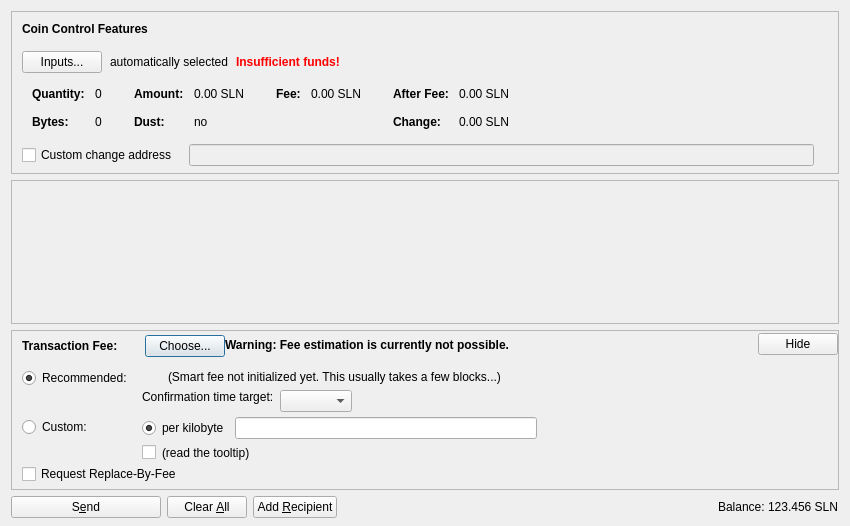
<?xml version="1.0" encoding="UTF-8"?>
<ui version="4.0">
 <class>SendCoinsDialog</class>
 <widget class="QDialog" name="SendCoinsDialog">
  <property name="geometry">
   <rect>
    <x>0</x>
    <y>0</y>
    <width>850</width>
    <height>526</height>
   </rect>
  </property>
  <property name="windowTitle">
   <string>Send Coins</string>
  </property>
  <layout class="QVBoxLayout" name="verticalLayout" stretch="0,1,0,0">
   <property name="bottomMargin">
    <number>8</number>
   </property>
   <item>
    <widget class="QFrame" name="frameCoinControl">
     <property name="sizePolicy">
      <sizepolicy hsizetype="Expanding" vsizetype="Expanding">
       <horstretch>0</horstretch>
       <verstretch>0</verstretch>
      </sizepolicy>
     </property>
     <property name="maximumSize">
      <size>
       <width>16777215</width>
       <height>16777215</height>
      </size>
     </property>
     <property name="frameShape">
      <enum>QFrame::StyledPanel</enum>
     </property>
     <property name="frameShadow">
      <enum>QFrame::Sunken</enum>
     </property>
     <layout class="QVBoxLayout" name="verticalLayoutCoinControl2">
      <property name="spacing">
       <number>0</number>
      </property>
      <property name="leftMargin">
       <number>0</number>
      </property>
      <property name="topMargin">
       <number>0</number>
      </property>
      <property name="rightMargin">
       <number>0</number>
      </property>
      <property name="bottomMargin">
       <number>6</number>
      </property>
      <item>
       <layout class="QVBoxLayout" name="verticalLayoutCoinControl" stretch="0,0,0,0,1">
        <property name="spacing">
         <number>0</number>
        </property>
        <property name="leftMargin">
         <number>10</number>
        </property>
        <property name="topMargin">
         <number>10</number>
        </property>
        <item>
         <layout class="QHBoxLayout" name="horizontalLayoutCoinControl1">
          <property name="bottomMargin">
           <number>15</number>
          </property>
          <item>
           <widget class="QLabel" name="labelCoinControlFeatures">
            <property name="sizePolicy">
             <sizepolicy hsizetype="Preferred" vsizetype="Maximum">
              <horstretch>0</horstretch>
              <verstretch>0</verstretch>
             </sizepolicy>
            </property>
            <property name="font">
             <font>
              <weight>75</weight>
              <bold>true</bold>
             </font>
            </property>
            <property name="styleSheet">
             <string notr="true">font-weight:bold;</string>
            </property>
            <property name="text">
             <string>Coin Control Features</string>
            </property>
           </widget>
          </item>
         </layout>
        </item>
        <item>
         <layout class="QHBoxLayout" name="horizontalLayoutCoinControl2" stretch="0,0,0,0">
          <property name="spacing">
           <number>8</number>
          </property>
          <property name="bottomMargin">
           <number>10</number>
          </property>
          <item>
           <widget class="QPushButton" name="pushButtonCoinControl">
            <property name="styleSheet">
             <string notr="true"/>
            </property>
            <property name="text">
             <string>Inputs...</string>
            </property>
            <property name="autoDefault">
             <bool>false</bool>
            </property>
           </widget>
          </item>
          <item>
           <widget class="QLabel" name="labelCoinControlAutomaticallySelected">
            <property name="text">
             <string>automatically selected</string>
            </property>
            <property name="margin">
             <number>5</number>
            </property>
           </widget>
          </item>
          <item>
           <widget class="QLabel" name="labelCoinControlInsuffFunds">
            <property name="font">
             <font>
              <weight>75</weight>
              <bold>true</bold>
             </font>
            </property>
            <property name="styleSheet">
             <string notr="true">color:red;font-weight:bold;</string>
            </property>
            <property name="text">
             <string>Insufficient funds!</string>
            </property>
            <property name="margin">
             <number>5</number>
            </property>
           </widget>
          </item>
          <item>
           <spacer name="horizontalSpacerCoinControl">
            <property name="orientation">
             <enum>Qt::Horizontal</enum>
            </property>
            <property name="sizeHint" stdset="0">
             <size>
              <width>40</width>
              <height>1</height>
             </size>
            </property>
           </spacer>
          </item>
         </layout>
        </item>
        <item>
         <widget class="QWidget" name="widgetCoinControl" native="true">
          <property name="sizePolicy">
           <sizepolicy hsizetype="Preferred" vsizetype="Preferred">
            <horstretch>0</horstretch>
            <verstretch>0</verstretch>
           </sizepolicy>
          </property>
          <property name="minimumSize">
           <size>
            <width>0</width>
            <height>0</height>
           </size>
          </property>
          <property name="styleSheet">
           <string notr="true"/>
          </property>
          <layout class="QHBoxLayout" name="horizontalLayoutCoinControl5">
           <property name="leftMargin">
            <number>0</number>
           </property>
           <property name="topMargin">
            <number>0</number>
           </property>
           <property name="rightMargin">
            <number>0</number>
           </property>
           <property name="bottomMargin">
            <number>0</number>
           </property>
           <item>
            <layout class="QHBoxLayout" name="horizontalLayoutCoinControl3" stretch="0,0,0,1">
             <property name="spacing">
              <number>20</number>
             </property>
             <property name="topMargin">
              <number>0</number>
             </property>
             <property name="bottomMargin">
              <number>10</number>
             </property>
             <item>
              <layout class="QFormLayout" name="formLayoutCoinControl1">
               <property name="horizontalSpacing">
                <number>10</number>
               </property>
               <property name="verticalSpacing">
                <number>14</number>
               </property>
               <property name="leftMargin">
                <number>10</number>
               </property>
               <property name="topMargin">
                <number>4</number>
               </property>
               <property name="rightMargin">
                <number>6</number>
               </property>
               <item row="0" column="0">
                <widget class="QLabel" name="labelCoinControlQuantityText">
                 <property name="font">
                  <font>
                   <weight>75</weight>
                   <bold>true</bold>
                  </font>
                 </property>
                 <property name="text">
                  <string>Quantity:</string>
                 </property>
                 <property name="margin">
                  <number>0</number>
                 </property>
                </widget>
               </item>
               <item row="0" column="1">
                <widget class="QLabel" name="labelCoinControlQuantity">
                 <property name="cursor">
                  <cursorShape>IBeamCursor</cursorShape>
                 </property>
                 <property name="contextMenuPolicy">
                  <enum>Qt::ActionsContextMenu</enum>
                 </property>
                 <property name="text">
                  <string notr="true">0</string>
                 </property>
                 <property name="margin">
                  <number>0</number>
                 </property>
                 <property name="textInteractionFlags">
                  <set>Qt::LinksAccessibleByMouse|Qt::TextSelectableByKeyboard|Qt::TextSelectableByMouse</set>
                 </property>
                </widget>
               </item>
               <item row="1" column="0">
                <widget class="QLabel" name="labelCoinControlBytesText">
                 <property name="font">
                  <font>
                   <weight>75</weight>
                   <bold>true</bold>
                  </font>
                 </property>
                 <property name="text">
                  <string>Bytes:</string>
                 </property>
                </widget>
               </item>
               <item row="1" column="1">
                <widget class="QLabel" name="labelCoinControlBytes">
                 <property name="cursor">
                  <cursorShape>IBeamCursor</cursorShape>
                 </property>
                 <property name="contextMenuPolicy">
                  <enum>Qt::ActionsContextMenu</enum>
                 </property>
                 <property name="text">
                  <string notr="true">0</string>
                 </property>
                 <property name="textInteractionFlags">
                  <set>Qt::LinksAccessibleByMouse|Qt::TextSelectableByKeyboard|Qt::TextSelectableByMouse</set>
                 </property>
                </widget>
               </item>
              </layout>
             </item>
             <item>
              <layout class="QFormLayout" name="formLayoutCoinControl2">
               <property name="horizontalSpacing">
                <number>10</number>
               </property>
               <property name="verticalSpacing">
                <number>14</number>
               </property>
               <property name="leftMargin">
                <number>6</number>
               </property>
               <property name="topMargin">
                <number>4</number>
               </property>
               <property name="rightMargin">
                <number>6</number>
               </property>
               <item row="0" column="0">
                <widget class="QLabel" name="labelCoinControlAmountText">
                 <property name="font">
                  <font>
                   <weight>75</weight>
                   <bold>true</bold>
                  </font>
                 </property>
                 <property name="text">
                  <string>Amount:</string>
                 </property>
                 <property name="margin">
                  <number>0</number>
                 </property>
                </widget>
               </item>
               <item row="0" column="1">
                <widget class="QLabel" name="labelCoinControlAmount">
                 <property name="cursor">
                  <cursorShape>IBeamCursor</cursorShape>
                 </property>
                 <property name="contextMenuPolicy">
                  <enum>Qt::ActionsContextMenu</enum>
                 </property>
                 <property name="text">
                  <string notr="true">0.00 SLN</string>
                 </property>
                 <property name="textInteractionFlags">
                  <set>Qt::LinksAccessibleByMouse|Qt::TextSelectableByKeyboard|Qt::TextSelectableByMouse</set>
                 </property>
                </widget>
               </item>
               <item row="1" column="0">
                <widget class="QLabel" name="labelCoinControlLowOutputText">
                 <property name="font">
                  <font>
                   <weight>75</weight>
                   <bold>true</bold>
                  </font>
                 </property>
                 <property name="text">
                  <string>Dust:</string>
                 </property>
                </widget>
               </item>
               <item row="1" column="1">
                <widget class="QLabel" name="labelCoinControlLowOutput">
                 <property name="cursor">
                  <cursorShape>IBeamCursor</cursorShape>
                 </property>
                 <property name="contextMenuPolicy">
                  <enum>Qt::ActionsContextMenu</enum>
                 </property>
                 <property name="text">
                  <string notr="true">no</string>
                 </property>
                 <property name="textInteractionFlags">
                  <set>Qt::LinksAccessibleByMouse|Qt::TextSelectableByKeyboard|Qt::TextSelectableByMouse</set>
                 </property>
                </widget>
               </item>
              </layout>
             </item>
             <item>
              <layout class="QFormLayout" name="formLayoutCoinControl3">
               <property name="horizontalSpacing">
                <number>10</number>
               </property>
               <property name="verticalSpacing">
                <number>14</number>
               </property>
               <property name="leftMargin">
                <number>6</number>
               </property>
               <property name="topMargin">
                <number>4</number>
               </property>
               <property name="rightMargin">
                <number>6</number>
               </property>
               <item row="0" column="0">
                <widget class="QLabel" name="labelCoinControlFeeText">
                 <property name="font">
                  <font>
                   <weight>75</weight>
                   <bold>true</bold>
                  </font>
                 </property>
                 <property name="text">
                  <string>Fee:</string>
                 </property>
                 <property name="margin">
                  <number>0</number>
                 </property>
                </widget>
               </item>
               <item row="0" column="1">
                <widget class="QLabel" name="labelCoinControlFee">
                 <property name="cursor">
                  <cursorShape>IBeamCursor</cursorShape>
                 </property>
                 <property name="contextMenuPolicy">
                  <enum>Qt::ActionsContextMenu</enum>
                 </property>
                 <property name="text">
                  <string notr="true">0.00 SLN</string>
                 </property>
                 <property name="textInteractionFlags">
                  <set>Qt::LinksAccessibleByMouse|Qt::TextSelectableByKeyboard|Qt::TextSelectableByMouse</set>
                 </property>
                </widget>
               </item>
              </layout>
             </item>
             <item>
              <layout class="QFormLayout" name="formLayoutCoinControl4">
               <property name="horizontalSpacing">
                <number>10</number>
               </property>
               <property name="verticalSpacing">
                <number>14</number>
               </property>
               <property name="leftMargin">
                <number>6</number>
               </property>
               <property name="topMargin">
                <number>4</number>
               </property>
               <property name="rightMargin">
                <number>6</number>
               </property>
               <item row="0" column="0">
                <widget class="QLabel" name="labelCoinControlAfterFeeText">
                 <property name="font">
                  <font>
                   <weight>75</weight>
                   <bold>true</bold>
                  </font>
                 </property>
                 <property name="text">
                  <string>After Fee:</string>
                 </property>
                 <property name="margin">
                  <number>0</number>
                 </property>
                </widget>
               </item>
               <item row="0" column="1">
                <widget class="QLabel" name="labelCoinControlAfterFee">
                 <property name="cursor">
                  <cursorShape>IBeamCursor</cursorShape>
                 </property>
                 <property name="contextMenuPolicy">
                  <enum>Qt::ActionsContextMenu</enum>
                 </property>
                 <property name="text">
                  <string notr="true">0.00 SLN</string>
                 </property>
                 <property name="textInteractionFlags">
                  <set>Qt::LinksAccessibleByMouse|Qt::TextSelectableByKeyboard|Qt::TextSelectableByMouse</set>
                 </property>
                </widget>
               </item>
               <item row="1" column="0">
                <widget class="QLabel" name="labelCoinControlChangeText">
                 <property name="font">
                  <font>
                   <weight>75</weight>
                   <bold>true</bold>
                  </font>
                 </property>
                 <property name="text">
                  <string>Change:</string>
                 </property>
                </widget>
               </item>
               <item row="1" column="1">
                <widget class="QLabel" name="labelCoinControlChange">
                 <property name="cursor">
                  <cursorShape>IBeamCursor</cursorShape>
                 </property>
                 <property name="contextMenuPolicy">
                  <enum>Qt::ActionsContextMenu</enum>
                 </property>
                 <property name="text">
                  <string notr="true">0.00 SLN</string>
                 </property>
                 <property name="textInteractionFlags">
                  <set>Qt::LinksAccessibleByMouse|Qt::TextSelectableByKeyboard|Qt::TextSelectableByMouse</set>
                 </property>
                </widget>
               </item>
              </layout>
             </item>
            </layout>
           </item>
          </layout>
         </widget>
        </item>
        <item>
         <layout class="QHBoxLayout" name="horizontalLayoutCoinControl4" stretch="0,0,0">
          <property name="spacing">
           <number>12</number>
          </property>
          <property name="sizeConstraint">
           <enum>QLayout::SetDefaultConstraint</enum>
          </property>
          <property name="topMargin">
           <number>5</number>
          </property>
          <property name="rightMargin">
           <number>5</number>
          </property>
          <item>
           <widget class="QCheckBox" name="checkBoxCoinControlChange">
            <property name="toolTip">
             <string>If this is activated, but the change address is empty or invalid, change will be sent to a newly generated address.</string>
            </property>
            <property name="text">
             <string>Custom change address</string>
            </property>
           </widget>
          </item>
          <item>
           <widget class="QValidatedLineEdit" name="lineEditCoinControlChange">
            <property name="enabled">
             <bool>false</bool>
            </property>
            <property name="sizePolicy">
             <sizepolicy hsizetype="Expanding" vsizetype="Fixed">
              <horstretch>0</horstretch>
              <verstretch>0</verstretch>
             </sizepolicy>
            </property>
           </widget>
          </item>
          <item>
           <widget class="QLabel" name="labelCoinControlChangeLabel">
            <property name="sizePolicy">
             <sizepolicy hsizetype="Preferred" vsizetype="Expanding">
              <horstretch>0</horstretch>
              <verstretch>0</verstretch>
             </sizepolicy>
            </property>
            <property name="minimumSize">
             <size>
              <width>0</width>
              <height>0</height>
             </size>
            </property>
            <property name="text">
             <string/>
            </property>
            <property name="margin">
             <number>3</number>
            </property>
           </widget>
          </item>
         </layout>
        </item>
        <item>
         <spacer name="verticalSpacerCoinControl">
          <property name="orientation">
           <enum>Qt::Vertical</enum>
          </property>
          <property name="sizeHint" stdset="0">
           <size>
            <width>800</width>
            <height>1</height>
           </size>
          </property>
         </spacer>
        </item>
       </layout>
      </item>
     </layout>
    </widget>
   </item>
   <item>
    <widget class="QScrollArea" name="scrollArea">
     <property name="widgetResizable">
      <bool>true</bool>
     </property>
     <widget class="QWidget" name="scrollAreaWidgetContents">
      <property name="geometry">
       <rect>
        <x>0</x>
        <y>0</y>
        <width>830</width>
        <height>104</height>
       </rect>
      </property>
      <layout class="QVBoxLayout" name="verticalLayout_2" stretch="0,1">
       <property name="leftMargin">
        <number>0</number>
       </property>
       <property name="topMargin">
        <number>0</number>
       </property>
       <property name="rightMargin">
        <number>0</number>
       </property>
       <property name="bottomMargin">
        <number>0</number>
       </property>
       <item>
        <layout class="QVBoxLayout" name="entries">
         <property name="spacing">
          <number>6</number>
         </property>
        </layout>
       </item>
       <item>
        <spacer name="verticalSpacer">
         <property name="orientation">
          <enum>Qt::Vertical</enum>
         </property>
         <property name="sizeHint" stdset="0">
          <size>
           <width>20</width>
           <height>40</height>
          </size>
         </property>
        </spacer>
       </item>
      </layout>
     </widget>
    </widget>
   </item>
   <item>
    <widget class="QFrame" name="frameFee">
     <property name="sizePolicy">
      <sizepolicy hsizetype="Expanding" vsizetype="Expanding">
       <horstretch>0</horstretch>
       <verstretch>0</verstretch>
      </sizepolicy>
     </property>
     <property name="maximumSize">
      <size>
       <width>16777215</width>
       <height>16777215</height>
      </size>
     </property>
     <property name="frameShape">
      <enum>QFrame::StyledPanel</enum>
     </property>
     <property name="frameShadow">
      <enum>QFrame::Sunken</enum>
     </property>
     <layout class="QVBoxLayout" name="verticalLayoutFee1">
      <property name="spacing">
       <number>0</number>
      </property>
      <property name="leftMargin">
       <number>0</number>
      </property>
      <property name="topMargin">
       <number>0</number>
      </property>
      <property name="rightMargin">
       <number>0</number>
      </property>
      <property name="bottomMargin">
       <number>0</number>
      </property>
      <item>
       <layout class="QVBoxLayout" name="verticalLayoutFee2" stretch="0,0,0">
        <property name="spacing">
         <number>0</number>
        </property>
        <property name="leftMargin">
         <number>10</number>
        </property>
        <property name="topMargin">
         <number>0</number>
        </property>
        <item>
         <layout class="QHBoxLayout" name="horizontalLayoutFee1">
          <property name="bottomMargin">
           <number>0</number>
          </property>
          <item>
           <layout class="QVBoxLayout" name="verticalLayoutFee7">
            <property name="spacing">
             <number>0</number>
            </property>
            <item>
             <spacer name="verticalSpacerSmartFee">
              <property name="orientation">
               <enum>Qt::Vertical</enum>
              </property>
              <property name="sizeType">
               <enum>QSizePolicy::Fixed</enum>
              </property>
              <property name="sizeHint" stdset="0">
               <size>
                <width>1</width>
                <height>4</height>
               </size>
              </property>
             </spacer>
            </item>
            <item>
             <layout class="QHBoxLayout" name="horizontalLayoutSmartFee">
              <property name="spacing">
               <number>10</number>
              </property>
              <item>
               <widget class="QLabel" name="labelFeeHeadline">
                <property name="sizePolicy">
                 <sizepolicy hsizetype="Preferred" vsizetype="Maximum">
                  <horstretch>0</horstretch>
                  <verstretch>0</verstretch>
                 </sizepolicy>
                </property>
                <property name="font">
                 <font>
                  <weight>75</weight>
                  <bold>true</bold>
                 </font>
                </property>
                <property name="styleSheet">
                 <string notr="true">font-weight:bold;</string>
                </property>
                <property name="text">
                 <string>Transaction Fee:</string>
                </property>
               </widget>
              </item>
              <item>
               <widget class="QLabel" name="labelFeeMinimized">
                <property name="text">
                 <string/>
                </property>
               </widget>
              </item>
              <item>
               <widget class="QPushButton" name="buttonChooseFee">
                <property name="text">
                 <string>Choose...</string>
                </property>
               </widget>
              </item>
             </layout>
            </item>
            <item>
             <spacer name="verticalSpacer_5">
              <property name="orientation">
               <enum>Qt::Vertical</enum>
              </property>
              <property name="sizeHint" stdset="0">
               <size>
                <width>1</width>
                <height>1</height>
               </size>
              </property>
             </spacer>
            </item>
           </layout>
          </item>
          <item>
           <widget class="QLabel" name="fallbackFeeWarningLabel">
            <property name="toolTip">
             <string>Using the fallbackfee can result in sending a transaction that will take several hours or days (or never) to confirm. Consider choosing your fee manually or wait until you have validated the complete chain.</string>
            </property>
            <property name="font">
            <font>
                <weight>75</weight>
                <bold>true</bold>
            </font>
            </property>
            <property name="text">
             <string>Warning: Fee estimation is currently not possible.</string>
            </property>
            <property name="wordWrap">
             <bool>false</bool>
            </property>
           </widget>
          </item>
          <item>
           <spacer name="horizontalSpacer_4">
            <property name="orientation">
             <enum>Qt::Horizontal</enum>
            </property>
            <property name="sizeType">
             <enum>QSizePolicy::MinimumExpanding</enum>
            </property>
            <property name="sizeHint" stdset="0">
             <size>
              <width>40</width>
              <height>20</height>
             </size>
            </property>
           </spacer>
          </item>
          <item>
           <widget class="QPushButton" name="buttonMinimizeFee">
            <property name="toolTip">
             <string>collapse fee-settings</string>
            </property>
            <property name="text">
             <string>Hide</string>
            </property>
           </widget>
          </item>
         </layout>
        </item>
        <item>
         <widget class="QFrame" name="frameFeeSelection">
          <layout class="QVBoxLayout" name="verticalLayoutFee12">
           <property name="spacing">
            <number>0</number>
           </property>
           <property name="leftMargin">
            <number>0</number>
           </property>
           <property name="topMargin">
            <number>0</number>
           </property>
           <property name="rightMargin">
            <number>0</number>
           </property>
           <property name="bottomMargin">
            <number>0</number>
           </property>
           <item>
            <layout class="QGridLayout" name="gridLayoutFee">
             <property name="topMargin">
              <number>10</number>
             </property>
             <property name="bottomMargin">
              <number>4</number>
             </property>
             <property name="horizontalSpacing">
              <number>10</number>
             </property>
             <property name="verticalSpacing">
              <number>4</number>
             </property>
             <item row="1" column="1">
              <layout class="QVBoxLayout" name="verticalLayoutFee8">
               <property name="spacing">
                <number>6</number>
               </property>
               <item>
                <layout class="QHBoxLayout" name="horizontalLayoutFee13">
                 <item>
                  <widget class="QRadioButton" name="radioCustomPerKilobyte">
                   <property name="toolTip">
                    <string>If the custom fee is set to 1000 satoshis and the transaction is only 250 bytes, then &quot;per kilobyte&quot; only pays 250 satoshis in fee, while &quot;total at least&quot; pays 1000 satoshis. For transactions bigger than a kilobyte both pay by kilobyte.</string>
                   </property>
                   <property name="text">
                    <string>per kilobyte</string>
                   </property>
                   <property name="checked">
                    <bool>true</bool>
                   </property>
                   <attribute name="buttonGroup">
                    <string notr="true">groupCustomFee</string>
                   </attribute>
                  </widget>
                 </item>
                 <item>
                  <widget class="SlemaniumAmountField" name="customFee"/>
                 </item>
                 <item>
                  <spacer name="horizontalSpacer_6">
                   <property name="orientation">
                    <enum>Qt::Horizontal</enum>
                   </property>
                   <property name="sizeHint" stdset="0">
                    <size>
                     <width>1</width>
                     <height>1</height>
                    </size>
                   </property>
                  </spacer>
                 </item>
                </layout>
               </item>
               <item>
                <layout class="QHBoxLayout" name="horizontalLayoutFee8">
                 <item>
                  <widget class="QCheckBox" name="checkBoxMinimumFee">
                   <property name="toolTip">
                    <string>Paying only the minimum fee is just fine as long as there is less transaction volume than space in the blocks. But be aware that this can end up in a never confirming transaction once there is more demand for slemanium transactions than the network can process.</string>
                   </property>
                   <property name="text">
                    <string/>
                   </property>
                  </widget>
                 </item>
                 <item>
                  <widget class="QLabel" name="labelMinFeeWarning">
                   <property name="enabled">
                    <bool>true</bool>
                   </property>
                   <property name="toolTip">
                    <string>Paying only the minimum fee is just fine as long as there is less transaction volume than space in the blocks. But be aware that this can end up in a never confirming transaction once there is more demand for slemanium transactions than the network can process.</string>
                   </property>
                   <property name="text">
                    <string>(read the tooltip)</string>
                   </property>
                   <property name="margin">
                    <number>5</number>
                   </property>
                  </widget>
                 </item>
                 <item>
                  <spacer name="horizontalSpacer_2">
                   <property name="orientation">
                    <enum>Qt::Horizontal</enum>
                   </property>
                   <property name="sizeHint" stdset="0">
                    <size>
                     <width>1</width>
                     <height>1</height>
                    </size>
                   </property>
                  </spacer>
                 </item>
                </layout>
               </item>
              </layout>
             </item>
             <item row="0" column="0">
              <layout class="QVBoxLayout" name="verticalLayoutFee4" stretch="0,1">
               <item>
                <widget class="QRadioButton" name="radioSmartFee">
                 <property name="text">
                  <string>Recommended:</string>
                 </property>
                 <property name="checked">
                  <bool>true</bool>
                 </property>
                 <attribute name="buttonGroup">
                  <string notr="true">groupFee</string>
                 </attribute>
                </widget>
               </item>
               <item>
                <spacer name="verticalSpacer_2">
                 <property name="orientation">
                  <enum>Qt::Vertical</enum>
                 </property>
                 <property name="sizeHint" stdset="0">
                  <size>
                   <width>1</width>
                   <height>1</height>
                  </size>
                 </property>
                </spacer>
               </item>
              </layout>
             </item>
             <item row="1" column="0">
              <layout class="QVBoxLayout" name="verticalLayoutFee9" stretch="0,1">
               <item>
                <widget class="QRadioButton" name="radioCustomFee">
                 <property name="text">
                  <string>Custom:</string>
                 </property>
                 <attribute name="buttonGroup">
                  <string notr="true">groupFee</string>
                 </attribute>
                </widget>
               </item>
               <item>
                <spacer name="verticalSpacer_6">
                 <property name="orientation">
                  <enum>Qt::Vertical</enum>
                 </property>
                 <property name="sizeHint" stdset="0">
                  <size>
                   <width>1</width>
                   <height>1</height>
                  </size>
                 </property>
                </spacer>
               </item>
              </layout>
             </item>
             <item row="0" column="1">
              <layout class="QVBoxLayout" name="verticalLayoutFee3" stretch="0,0,1">
               <property name="spacing">
                <number>6</number>
               </property>
               <property name="topMargin">
                <number>2</number>
               </property>
               <item>
                <layout class="QHBoxLayout" name="horizontalLayoutFee12">
                 <item>
                  <widget class="QLabel" name="labelSmartFee">
                   <property name="text">
                    <string/>
                   </property>
                   <property name="margin">
                    <number>2</number>
                   </property>
                  </widget>
                 </item>
                 <item>
                  <widget class="QLabel" name="labelFeeEstimation">
                   <property name="text">
                    <string/>
                   </property>
                  </widget>
                 </item>
                 <item>
                  <widget class="QLabel" name="labelSmartFee2">
                   <property name="text">
                    <string>(Smart fee not initialized yet. This usually takes a few blocks...)</string>
                   </property>
                   <property name="margin">
                    <number>2</number>
                   </property>
                  </widget>
                 </item>
                 <item>
                  <spacer name="horizontalSpacer_5">
                   <property name="orientation">
                    <enum>Qt::Horizontal</enum>
                   </property>
                   <property name="sizeHint" stdset="0">
                    <size>
                     <width>1</width>
                     <height>1</height>
                    </size>
                   </property>
                  </spacer>
                 </item>
                </layout>
               </item>
               <item>
                <layout class="QHBoxLayout" name="horizontalLayoutFee9">
                 <item>
                  <layout class="QVBoxLayout" name="verticalLayoutFee6">
                   <item>
                    <widget class="QLabel" name="labelSmartFee3">
                     <property name="text">
                      <string>Confirmation time target:</string>
                     </property>
                     <property name="margin">
                      <number>2</number>
                     </property>
                    </widget>
                   </item>
                   <item>
                    <spacer name="verticalSpacer_3">
                     <property name="orientation">
                      <enum>Qt::Vertical</enum>
                     </property>
                     <property name="sizeHint" stdset="0">
                      <size>
                       <width>1</width>
                       <height>1</height>
                      </size>
                     </property>
                    </spacer>
                   </item>
                  </layout>
                 </item>
                 <item>
                  <layout class="QVBoxLayout" name="verticalLayoutFee5">
                   <property name="rightMargin">
                    <number>30</number>
                   </property>
                   <item>
                    <layout class="QHBoxLayout" name="horizontalLayoutConfTarget">
                     <property name="bottomMargin">
                      <number>0</number>
                     </property>
                     <item>
                      <widget class="QComboBox" name="confTargetSelector"/>
                     </item>
                     <item>
                      <spacer name="horizontalSpacerConfTarget">
                       <property name="orientation">
                        <enum>Qt::Horizontal</enum>
                       </property>
                       <property name="sizeHint" stdset="0">
                        <size>
                         <width>40</width>
                         <height>20</height>
                        </size>
                       </property>
                      </spacer>
                     </item>
                    </layout>
                   </item>
                  </layout>
                 </item>
                </layout>
               </item>
               <item>
                <spacer name="verticalSpacer_4">
                 <property name="orientation">
                  <enum>Qt::Vertical</enum>
                 </property>
                 <property name="sizeHint" stdset="0">
                  <size>
                   <width>1</width>
                   <height>1</height>
                  </size>
                 </property>
                </spacer>
               </item>
              </layout>
             </item>
            </layout>
           </item>
           <item>
            <widget class="QCheckBox" name="optInRBF">
             <property name="text">
              <string>Request Replace-By-Fee</string>
             </property>
             <property name="toolTip">
              <string>Indicates that the sender may wish to replace this transaction with a new one paying higher fees (prior to being confirmed).</string>
             </property>
            </widget>
           </item>
          </layout>
         </widget>
        </item>
        <item>
         <spacer name="verticalSpacerFee">
          <property name="orientation">
           <enum>Qt::Vertical</enum>
          </property>
          <property name="sizeHint" stdset="0">
           <size>
            <width>40</width>
            <height>5</height>
           </size>
          </property>
         </spacer>
        </item>
       </layout>
      </item>
     </layout>
    </widget>
   </item>
   <item>
    <layout class="QHBoxLayout" name="horizontalLayout">
     <item>
      <widget class="QPushButton" name="sendButton">
       <property name="minimumSize">
        <size>
         <width>150</width>
         <height>0</height>
        </size>
       </property>
       <property name="toolTip">
        <string>Confirm the send action</string>
       </property>
       <property name="text">
        <string>S&amp;end</string>
       </property>
       <property name="icon">
        <iconset resource="../slemanium.qrc">
         <normaloff>:/icons/send</normaloff>:/icons/send</iconset>
       </property>
       <property name="autoDefault">
        <bool>false</bool>
       </property>
       <property name="default">
        <bool>false</bool>
       </property>
      </widget>
     </item>
     <item>
      <widget class="QPushButton" name="clearButton">
       <property name="sizePolicy">
        <sizepolicy hsizetype="Minimum" vsizetype="Fixed">
         <horstretch>0</horstretch>
         <verstretch>0</verstretch>
        </sizepolicy>
       </property>
       <property name="toolTip">
        <string>Clear all fields of the form.</string>
       </property>
       <property name="text">
        <string>Clear &amp;All</string>
       </property>
       <property name="icon">
        <iconset resource="../slemanium.qrc">
         <normaloff>:/icons/remove</normaloff>:/icons/remove</iconset>
       </property>
       <property name="autoDefault">
        <bool>false</bool>
       </property>
      </widget>
     </item>
     <item>
      <widget class="QPushButton" name="addButton">
       <property name="toolTip">
        <string>Send to multiple recipients at once</string>
       </property>
       <property name="text">
        <string>Add &amp;Recipient</string>
       </property>
       <property name="icon">
        <iconset resource="../slemanium.qrc">
         <normaloff>:/icons/add</normaloff>:/icons/add</iconset>
       </property>
       <property name="autoDefault">
        <bool>false</bool>
       </property>
      </widget>
     </item>
     <item>
      <spacer name="horizontalSpacer">
       <property name="orientation">
        <enum>Qt::Horizontal</enum>
       </property>
       <property name="sizeHint" stdset="0">
        <size>
         <width>40</width>
         <height>20</height>
        </size>
       </property>
      </spacer>
     </item>
     <item>
      <layout class="QHBoxLayout" name="horizontalLayout_2">
       <property name="spacing">
        <number>3</number>
       </property>
       <item>
        <widget class="QLabel" name="label">
         <property name="sizePolicy">
          <sizepolicy hsizetype="Preferred" vsizetype="Fixed">
           <horstretch>0</horstretch>
           <verstretch>0</verstretch>
          </sizepolicy>
         </property>
         <property name="text">
          <string>Balance:</string>
         </property>
        </widget>
       </item>
       <item>
        <widget class="QLabel" name="labelBalance">
         <property name="sizePolicy">
          <sizepolicy hsizetype="Preferred" vsizetype="Fixed">
           <horstretch>0</horstretch>
           <verstretch>0</verstretch>
          </sizepolicy>
         </property>
         <property name="cursor">
          <cursorShape>IBeamCursor</cursorShape>
         </property>
         <property name="text">
          <string notr="true">123.456 SLN</string>
         </property>
         <property name="textInteractionFlags">
          <set>Qt::LinksAccessibleByMouse|Qt::TextSelectableByKeyboard|Qt::TextSelectableByMouse</set>
         </property>
        </widget>
       </item>
      </layout>
     </item>
    </layout>
   </item>
  </layout>
 </widget>
 <customwidgets>
  <customwidget>
   <class>QValidatedLineEdit</class>
   <extends>QLineEdit</extends>
   <header>qvalidatedlineedit.h</header>
  </customwidget>
  <customwidget>
   <class>SlemaniumAmountField</class>
   <extends>QLineEdit</extends>
   <header>slemaniumamountfield.h</header>
   <container>1</container>
  </customwidget>
 </customwidgets>
 <resources>
  <include location="../slemanium.qrc"/>
 </resources>
 <connections/>
 <buttongroups>
  <buttongroup name="groupFee"/>
  <buttongroup name="groupCustomFee"/>
 </buttongroups>
</ui>
